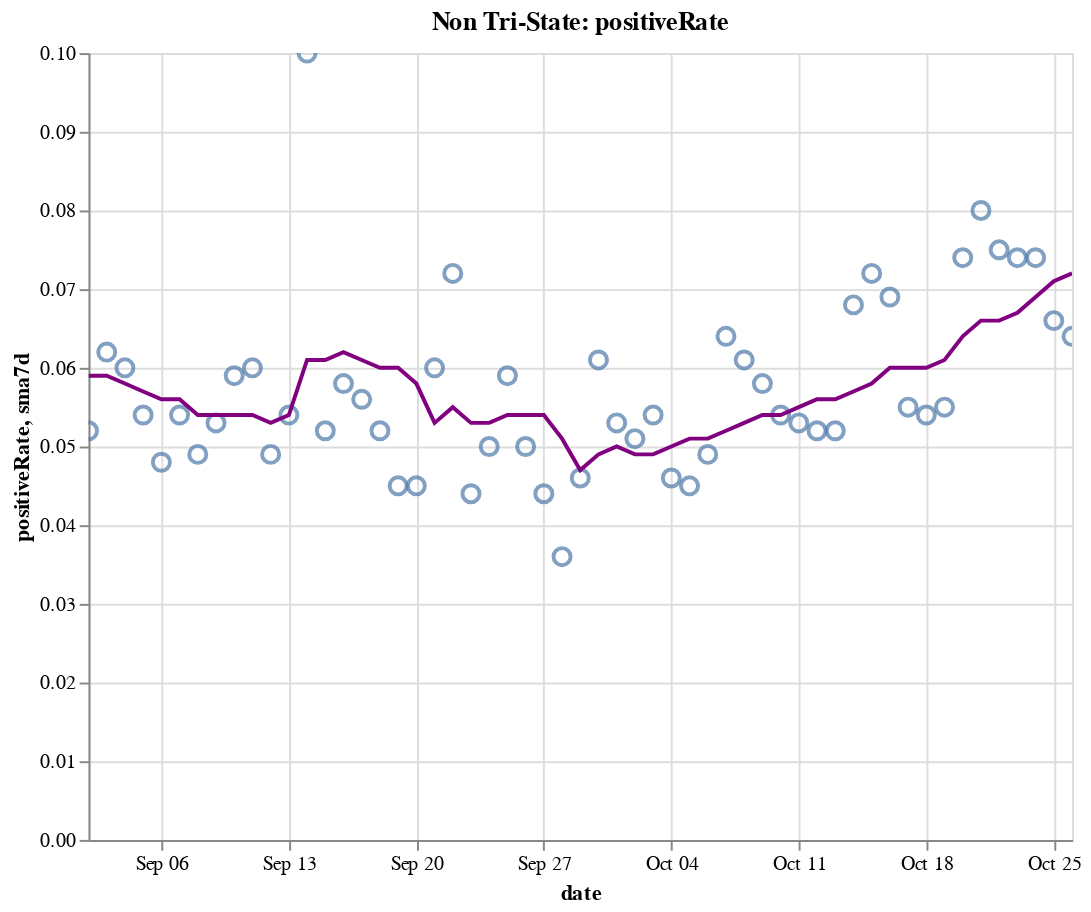

Here is the notebook cell this chart was saved with:
### Code cell
create_plot(non_tristate, 'positiveRate')

### Figure 1 — Vega-Lite specification as saved in the notebook (floating-point values rounded to 4 significant figures)
{"config": {"view": {"continuousWidth": 400, "continuousHeight": 300}}, "layer": [{"layer": [{"mark": {"type": "point", "size": 75}, "encoding": {"tooltip": [{"type": "temporal", "field": "date"}, {"type": "quantitative", "field": "positiveRate"}, {"type": "quantitative", "field": "sma7d"}], "x": {"type": "temporal", "field": "date"}, "y": {"type": "quantitative", "field": "positiveRate"}}, "selection": {"selector016": {"type": "interval", "bind": "scales", "encodings": ["x", "y"]}}}, {"mark": {"type": "line", "color": "purple"}, "encoding": {"x": {"type": "temporal", "field": "date"}, "y": {"type": "quantitative", "field": "sma7d"}}}]}, {"mark": {"type": "rule", "color": "#aaa"}, "encoding": {"x": {"type": "temporal", "field": "date"}}, "transform": [{"filter": {"selection": "selector015"}}]}, {"mark": "circle", "encoding": {"opacity": {"condition": {"value": 1, "selection": "selector015"}, "value": 0}, "tooltip": [{"type": "temporal", "field": "date"}, {"type": "quantitative", "field": "positiveRate"}, {"type": "quantitative", "field": "sma7d"}], "x": {"type": "temporal", "field": "date"}, "y": {"type": "quantitative", "field": "positiveRate"}}, "selection": {"selector015": {"type": "single", "encodings": ["x"], "on": "mouseover", "nearest": true, "empty": "none"}}}, {"mark": {"type": "text", "align": "left", "dx": 5, "dy": -5, "stroke": "white", "strokeWidth": 2}, "encoding": {"text": {"type": "quantitative", "field": "positiveRate"}, "tooltip": [{"type": "temporal", "field": "date"}, {"type": "quantitative", "field": "positiveRate"}, {"type": "quantitative", "field": "sma7d"}], "x": {"type": "temporal", "field": "date"}, "y": {"type": "quantitative", "field": "positiveRate"}}, "transform": [{"filter": {"selection": "selector015"}}]}, {"mark": {"type": "text", "align": "left", "dx": 5, "dy": -5}, "encoding": {"text": {"type": "quantitative", "field": "positiveRate"}, "tooltip": [{"type": "temporal", "field": "date"}, {"type": "quantitative", "field": "positiveRate"}, {"type": "quantitative", "field": "sma7d"}], "x": {"type": "temporal", "field": "date"}, "y": {"type": "quantitative", "field": "positiveRate"}}, "transform": [{"filter": {"selection": "selector015"}}]}], "data": {"name": "data-6f27a492697cf14d858f0844dc37938f"}, "height": 400, "title": "Non Tri-State: positiveRate", "width": 500, "$schema": "https://vega.github.io/schema/vega-lite/v4.8.1.json", "datasets": {"data-6f27a492697cf14d858f0844dc37938f": [{"date": "2020-09-02T00:00:00", "totalTestResultsIncrease": 560600.0, "positiveIncrease": 29400.0, "death": 131900.0, "deathIncrease": 1015.0, "positiveRate": 0.052, "state": "Non Tri-State", "sma7d": 0.059}, {"date": "2020-09-03T00:00:00", "totalTestResultsIncrease": 698000.0, "positiveIncrease": 43260.0, "death": 133000.0, "deathIncrease": 1055.0, "positiveRate": 0.062, "state": "Non Tri-State", "sma7d": 0.059}, {"date": "2020-09-04T00:00:00", "totalTestResultsIncrease": 831700.0, "positiveIncrease": 50070.0, "death": 133900.0, "deathIncrease": 986.0, "positiveRate": 0.06, "state": "Non Tri-State", "sma7d": 0.058}, {"date": "2020-09-05T00:00:00", "totalTestResultsIncrease": 808000.0, "positiveIncrease": 43720.0, "death": 134900.0, "deathIncrease": 909.0, "positiveRate": 0.054, "state": "Non Tri-State", "sma7d": 0.057}, {"date": "2020-09-06T00:00:00", "totalTestResultsIncrease": 666900.0, "positiveIncrease": 32030.0, "death": 135300.0, "deathIncrease": 436.0, "positiveRate": 0.048, "state": "Non Tri-State", "sma7d": 0.056}, {"date": "2020-09-07T00:00:00", "totalTestResultsIncrease": 514900.0, "positiveIncrease": 27800.0, "death": 135500.0, "deathIncrease": 221.0, "positiveRate": 0.054, "state": "Non Tri-State", "sma7d": 0.056}, {"date": "2020-09-08T00:00:00", "totalTestResultsIncrease": 428800.0, "positiveIncrease": 20950.0, "death": 135900.0, "deathIncrease": 341.0, "positiveRate": 0.049, "state": "Non Tri-State", "sma7d": 0.054}, {"date": "2020-09-09T00:00:00", "totalTestResultsIncrease": 569400.0, "positiveIncrease": 30080.0, "death": 136900.0, "deathIncrease": 1073.0, "positiveRate": 0.053, "state": "Non Tri-State", "sma7d": 0.054}, {"date": "2020-09-10T00:00:00", "totalTestResultsIncrease": 614500.0, "positiveIncrease": 36130.0, "death": 138100.0, "deathIncrease": 1154.0, "positiveRate": 0.059, "state": "Non Tri-State", "sma7d": 0.054}, {"date": "2020-09-11T00:00:00", "totalTestResultsIncrease": 718600.0, "positiveIncrease": 43290.0, "death": 139100.0, "deathIncrease": 1002.0, "positiveRate": 0.06, "state": "Non Tri-State", "sma7d": 0.054}, {"date": "2020-09-12T00:00:00", "totalTestResultsIncrease": 826900.0, "positiveIncrease": 40770.0, "death": 139900.0, "deathIncrease": 804.0, "positiveRate": 0.049, "state": "Non Tri-State", "sma7d": 0.053}, {"date": "2020-09-13T00:00:00", "totalTestResultsIncrease": 620600.0, "positiveIncrease": 33400.0, "death": 140300.0, "deathIncrease": 379.0, "positiveRate": 0.054, "state": "Non Tri-State", "sma7d": 0.054}, {"date": "2020-09-14T00:00:00", "totalTestResultsIncrease": 323800.0, "positiveIncrease": 32360.0, "death": 140700.0, "deathIncrease": 391.0, "positiveRate": 0.1, "state": "Non Tri-State", "sma7d": 0.061}, {"date": "2020-09-15T00:00:00", "totalTestResultsIncrease": 653300.0, "positiveIncrease": 33730.0, "death": 141700.0, "deathIncrease": 1011.0, "positiveRate": 0.052, "state": "Non Tri-State", "sma7d": 0.061}, {"date": "2020-09-16T00:00:00", "totalTestResultsIncrease": 669100.0, "positiveIncrease": 38780.0, "death": 142900.0, "deathIncrease": 1184.0, "positiveRate": 0.058, "state": "Non Tri-State", "sma7d": 0.062}, {"date": "2020-09-17T00:00:00", "totalTestResultsIncrease": 749600.0, "positiveIncrease": 41890.0, "death": 143700.0, "deathIncrease": 856.0, "positiveRate": 0.056, "state": "Non Tri-State", "sma7d": 0.061}, {"date": "2020-09-18T00:00:00", "totalTestResultsIncrease": 889300.0, "positiveIncrease": 46040.0, "death": 144600.0, "deathIncrease": 883.0, "positiveRate": 0.052, "state": "Non Tri-State", "sma7d": 0.06}, {"date": "2020-09-19T00:00:00", "totalTestResultsIncrease": 989900.0, "positiveIncrease": 44050.0, "death": 145300.0, "deathIncrease": 735.0, "positiveRate": 0.045, "state": "Non Tri-State", "sma7d": 0.06}, {"date": "2020-09-20T00:00:00", "totalTestResultsIncrease": 772100.0, "positiveIncrease": 34960.0, "death": 145600.0, "deathIncrease": 322.0, "positiveRate": 0.045, "state": "Non Tri-State", "sma7d": 0.058}, {"date": "2020-09-21T00:00:00", "totalTestResultsIncrease": 631800.0, "positiveIncrease": 38000.0, "death": 145900.0, "deathIncrease": 281.0, "positiveRate": 0.06, "state": "Non Tri-State", "sma7d": 0.053}, {"date": "2020-09-22T00:00:00", "totalTestResultsIncrease": 671900.0, "positiveIncrease": 48070.0, "death": 146800.0, "deathIncrease": 842.0, "positiveRate": 0.072, "state": "Non Tri-State", "sma7d": 0.055}, {"date": "2020-09-23T00:00:00", "totalTestResultsIncrease": 856600.0, "positiveIncrease": 37340.0, "death": 147900.0, "deathIncrease": 1145.0, "positiveRate": 0.044, "state": "Non Tri-State", "sma7d": 0.053}, {"date": "2020-09-24T00:00:00", "totalTestResultsIncrease": 837100.0, "positiveIncrease": 42030.0, "death": 148800.0, "deathIncrease": 908.0, "positiveRate": 0.05, "state": "Non Tri-State", "sma7d": 0.053}, {"date": "2020-09-25T00:00:00", "totalTestResultsIncrease": 918800.0, "positiveIncrease": 53920.0, "death": 149700.0, "deathIncrease": 829.0, "positiveRate": 0.059, "state": "Non Tri-State", "sma7d": 0.054}, {"date": "2020-09-26T00:00:00", "totalTestResultsIncrease": 922800.0, "positiveIncrease": 46040.0, "death": 150500.0, "deathIncrease": 859.0, "positiveRate": 0.05, "state": "Non Tri-State", "sma7d": 0.054}, {"date": "2020-09-27T00:00:00", "totalTestResultsIncrease": 764200.0, "positiveIncrease": 33860.0, "death": 150800.0, "deathIncrease": 295.0, "positiveRate": 0.044, "state": "Non Tri-State", "sma7d": 0.054}, {"date": "2020-09-28T00:00:00", "totalTestResultsIncrease": 970300.0, "positiveIncrease": 34560.0, "death": 151100.0, "deathIncrease": 245.0, "positiveRate": 0.036, "state": "Non Tri-State", "sma7d": 0.051}, {"date": "2020-09-29T00:00:00", "totalTestResultsIncrease": 759100.0, "positiveIncrease": 35060.0, "death": 151800.0, "deathIncrease": 725.0, "positiveRate": 0.046, "state": "Non Tri-State", "sma7d": 0.047}, {"date": "2020-09-30T00:00:00", "totalTestResultsIncrease": 690100.0, "positiveIncrease": 42420.0, "death": 152800.0, "deathIncrease": 1040.0, "positiveRate": 0.061, "state": "Non Tri-State", "sma7d": 0.049}, {"date": "2020-10-01T00:00:00", "totalTestResultsIncrease": 811900.0, "positiveIncrease": 43430.0, "death": 153600.0, "deathIncrease": 832.0, "positiveRate": 0.053, "state": "Non Tri-State", "sma7d": 0.05}, {"date": "2020-10-02T00:00:00", "totalTestResultsIncrease": 913800.0, "positiveIncrease": 46590.0, "death": 154500.0, "deathIncrease": 822.0, "positiveRate": 0.051, "state": "Non Tri-State", "sma7d": 0.049}, {"date": "2020-10-03T00:00:00", "totalTestResultsIncrease": 898500.0, "positiveIncrease": 48660.0, "death": 155200.0, "deathIncrease": 729.0, "positiveRate": 0.054, "state": "Non Tri-State", "sma7d": 0.049}, {"date": "2020-10-04T00:00:00", "totalTestResultsIncrease": 802400.0, "positiveIncrease": 36510.0, "death": 155500.0, "deathIncrease": 348.0, "positiveRate": 0.046, "state": "Non Tri-State", "sma7d": 0.05}, {"date": "2020-10-05T00:00:00", "totalTestResultsIncrease": 796600.0, "positiveIncrease": 35860.0, "death": 155900.0, "deathIncrease": 312.0, "positiveRate": 0.045, "state": "Non Tri-State", "sma7d": 0.051}, {"date": "2020-10-06T00:00:00", "totalTestResultsIncrease": 745100.0, "positiveIncrease": 36470.0, "death": 156500.0, "deathIncrease": 612.0, "positiveRate": 0.049, "state": "Non Tri-State", "sma7d": 0.051}, {"date": "2020-10-07T00:00:00", "totalTestResultsIncrease": 761900.0, "positiveIncrease": 48570.0, "death": 157400.0, "deathIncrease": 901.0, "positiveRate": 0.064, "state": "Non Tri-State", "sma7d": 0.052}, {"date": "2020-10-08T00:00:00", "totalTestResultsIncrease": 842200.0, "positiveIncrease": 51770.0, "death": 158300.0, "deathIncrease": 963.0, "positiveRate": 0.061, "state": "Non Tri-State", "sma7d": 0.053}, {"date": "2020-10-09T00:00:00", "totalTestResultsIncrease": 933900.0, "positiveIncrease": 54260.0, "death": 159200.0, "deathIncrease": 880.0, "positiveRate": 0.058, "state": "Non Tri-State", "sma7d": 0.054}, {"date": "2020-10-10T00:00:00", "totalTestResultsIncrease": 1016000.0, "positiveIncrease": 55180.0, "death": 159900.0, "deathIncrease": 650.0, "positiveRate": 0.054, "state": "Non Tri-State", "sma7d": 0.054}, {"date": "2020-10-11T00:00:00", "totalTestResultsIncrease": 852800.0, "positiveIncrease": 44900.0, "death": 160300.0, "deathIncrease": 458.0, "positiveRate": 0.053, "state": "Non Tri-State", "sma7d": 0.055}, {"date": "2020-10-12T00:00:00", "totalTestResultsIncrease": 767900.0, "positiveIncrease": 40270.0, "death": 160600.0, "deathIncrease": 271.0, "positiveRate": 0.052, "state": "Non Tri-State", "sma7d": 0.056}, {"date": "2020-10-13T00:00:00", "totalTestResultsIncrease": 872500.0, "positiveIncrease": 45620.0, "death": 161300.0, "deathIncrease": 671.0, "positiveRate": 0.052, "state": "Non Tri-State", "sma7d": 0.056}, {"date": "2020-10-14T00:00:00", "totalTestResultsIncrease": 796600.0, "positiveIncrease": 54390.0, "death": 162100.0, "deathIncrease": 791.0, "positiveRate": 0.068, "state": "Non Tri-State", "sma7d": 0.057}, {"date": "2020-10-15T00:00:00", "totalTestResultsIncrease": 836500.0, "positiveIncrease": 60500.0, "death": 163000.0, "deathIncrease": 929.0, "positiveRate": 0.072, "state": "Non Tri-State", "sma7d": 0.058}, {"date": "2020-10-16T00:00:00", "totalTestResultsIncrease": 942900.0, "positiveIncrease": 64720.0, "death": 163800.0, "deathIncrease": 860.0, "positiveRate": 0.069, "state": "Non Tri-State", "sma7d": 0.06}, {"date": "2020-10-17T00:00:00", "totalTestResultsIncrease": 1001000.0, "positiveIncrease": 55150.0, "death": 164600.0, "deathIncrease": 769.0, "positiveRate": 0.055, "state": "Non Tri-State", "sma7d": 0.06}, {"date": "2020-10-18T00:00:00", "totalTestResultsIncrease": 850500.0, "positiveIncrease": 46190.0, "death": 165000.0, "deathIncrease": 379.0, "positiveRate": 0.054, "state": "Non Tri-State", "sma7d": 0.06}, {"date": "2020-10-19T00:00:00", "totalTestResultsIncrease": 970300.0, "positiveIncrease": 53750.0, "death": 165400.0, "deathIncrease": 426.0, "positiveRate": 0.055, "state": "Non Tri-State", "sma7d": 0.061}, {"date": "2020-10-20T00:00:00", "totalTestResultsIncrease": 786500.0, "positiveIncrease": 57940.0, "death": 166200.0, "deathIncrease": 801.0, "positiveRate": 0.074, "state": "Non Tri-State", "sma7d": 0.064}, {"date": "2020-10-21T00:00:00", "totalTestResultsIncrease": 713500.0, "positiveIncrease": 57240.0, "death": 167200.0, "deathIncrease": 991.0, "positiveRate": 0.08, "state": "Non Tri-State", "sma7d": 0.066}, {"date": "2020-10-22T00:00:00", "totalTestResultsIncrease": 935700.0, "positiveIncrease": 69720.0, "death": 168300.0, "deathIncrease": 1108.0, "positiveRate": 0.075, "state": "Non Tri-State", "sma7d": 0.066}, {"date": "2020-10-23T00:00:00", "totalTestResultsIncrease": 1081000.0, "positiveIncrease": 79700.0, "death": 169200.0, "deathIncrease": 888.0, "positiveRate": 0.074, "state": "Non Tri-State", "sma7d": 0.067}, {"date": "2020-10-24T00:00:00", "totalTestResultsIncrease": 1064000.0, "positiveIncrease": 78960.0, "death": 170100.0, "deathIncrease": 869.0, "positiveRate": 0.074, "state": "Non Tri-State", "sma7d": 0.069}, {"date": "2020-10-25T00:00:00", "totalTestResultsIncrease": 956300.0, "positiveIncrease": 62890.0, "death": 170400.0, "deathIncrease": 361.0, "positiveRate": 0.066, "state": "Non Tri-State", "sma7d": 0.071}, {"date": "2020-10-26T00:00:00", "totalTestResultsIncrease": 909300.0, "positiveIncrease": 57820.0, "death": 170800.0, "deathIncrease": 358.0, "positiveRate": 0.064, "state": "Non Tri-State", "sma7d": 0.072}]}}
